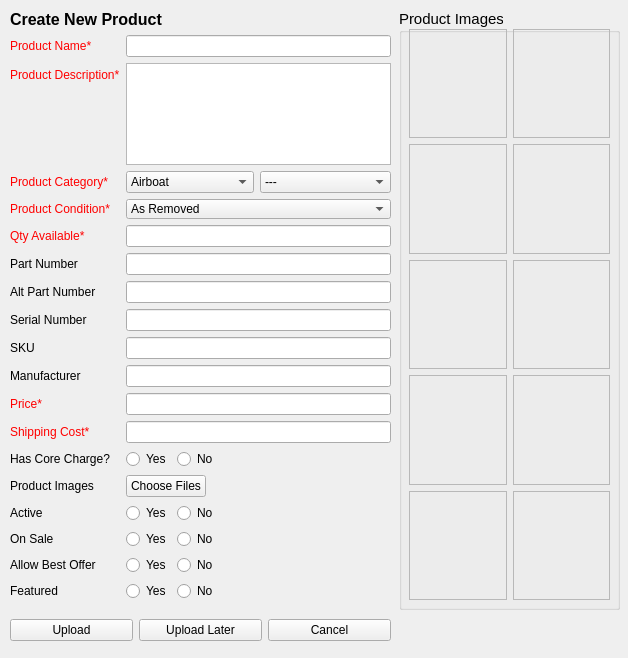
<?xml version="1.0" encoding="UTF-8"?>
<ui version="4.0">
 <class>ListItemWidget</class>
 <widget class="QWidget" name="ListItemWidget">
  <property name="geometry">
   <rect>
    <x>0</x>
    <y>0</y>
    <width>628</width>
    <height>658</height>
   </rect>
  </property>
  <property name="sizePolicy">
   <sizepolicy hsizetype="Fixed" vsizetype="Fixed">
    <horstretch>0</horstretch>
    <verstretch>0</verstretch>
   </sizepolicy>
  </property>
  <property name="maximumSize">
   <size>
    <width>628</width>
    <height>658</height>
   </size>
  </property>
  <property name="windowTitle">
   <string>List a Product</string>
  </property>
  <widget class="QWidget" name="verticalLayoutWidget">
   <property name="geometry">
    <rect>
     <x>10</x>
     <y>10</y>
     <width>381</width>
     <height>591</height>
    </rect>
   </property>
   <layout class="QVBoxLayout" name="verticalLayout">
    <item>
     <widget class="QLabel" name="newproduct_lbl">
      <property name="sizePolicy">
       <sizepolicy hsizetype="Fixed" vsizetype="Fixed">
        <horstretch>0</horstretch>
        <verstretch>0</verstretch>
       </sizepolicy>
      </property>
      <property name="font">
       <font>
        <pointsize>12</pointsize>
        <weight>75</weight>
        <bold>true</bold>
       </font>
      </property>
      <property name="text">
       <string>Create New Product</string>
      </property>
     </widget>
    </item>
    <item>
     <layout class="QFormLayout" name="formLayout">
      <item row="0" column="0">
       <widget class="QLabel" name="name_lbl">
        <property name="styleSheet">
         <string notr="true">color: rgb(255, 0, 0);</string>
        </property>
        <property name="text">
         <string>Product Name*</string>
        </property>
       </widget>
      </item>
      <item row="0" column="1">
       <widget class="QLineEdit" name="name_le"/>
      </item>
      <item row="1" column="0">
       <widget class="QLabel" name="desc_lbl">
        <property name="styleSheet">
         <string notr="true">color: rgb(255, 0, 0);</string>
        </property>
        <property name="text">
         <string>Product Description*</string>
        </property>
       </widget>
      </item>
      <item row="1" column="1">
       <widget class="QTextEdit" name="desc_te">
        <property name="textInteractionFlags">
         <set>Qt::LinksAccessibleByKeyboard|Qt::LinksAccessibleByMouse|Qt::TextBrowserInteraction|Qt::TextEditable|Qt::TextEditorInteraction|Qt::TextSelectableByKeyboard|Qt::TextSelectableByMouse</set>
        </property>
       </widget>
      </item>
      <item row="2" column="0">
       <widget class="QLabel" name="cat_lbl">
        <property name="styleSheet">
         <string notr="true">color: rgb(255, 0, 0);</string>
        </property>
        <property name="text">
         <string>Product Category*</string>
        </property>
       </widget>
      </item>
      <item row="2" column="1">
       <layout class="QHBoxLayout" name="horizontalLayout_10">
        <item>
         <widget class="QComboBox" name="cat_options">
          <property name="sizePolicy">
           <sizepolicy hsizetype="Fixed" vsizetype="Fixed">
            <horstretch>0</horstretch>
            <verstretch>0</verstretch>
           </sizepolicy>
          </property>
          <property name="currentIndex">
           <number>0</number>
          </property>
          <property name="sizeAdjustPolicy">
           <enum>QComboBox::AdjustToContentsOnFirstShow</enum>
          </property>
          <item>
           <property name="text">
            <string>Airboat</string>
           </property>
          </item>
          <item>
           <property name="text">
            <string>Aircraft For Sale</string>
           </property>
          </item>
          <item>
           <property name="text">
            <string>New Item</string>
           </property>
          </item>
          <item>
           <property name="text">
            <string>Airframe</string>
           </property>
          </item>
          <item>
           <property name="text">
            <string>Art</string>
           </property>
          </item>
          <item>
           <property name="text">
            <string>Avionics</string>
           </property>
          </item>
          <item>
           <property name="text">
            <string>Electrical</string>
           </property>
          </item>
          <item>
           <property name="text">
            <string>Experimental</string>
           </property>
          </item>
          <item>
           <property name="text">
            <string>Hardware &amp; Tools</string>
           </property>
          </item>
          <item>
           <property name="text">
            <string>Landing Gear</string>
           </property>
          </item>
          <item>
           <property name="text">
            <string>Misc</string>
           </property>
          </item>
          <item>
           <property name="text">
            <string>Pilot Supplies</string>
           </property>
          </item>
          <item>
           <property name="text">
            <string>Powerplant</string>
           </property>
          </item>
          <item>
           <property name="text">
            <string>Wheels &amp; Brakes</string>
           </property>
          </item>
         </widget>
        </item>
        <item>
         <widget class="QComboBox" name="subcat_options">
          <item>
           <property name="text">
            <string>---</string>
           </property>
          </item>
          <item>
           <property name="text">
            <string>Aerobatic</string>
           </property>
          </item>
          <item>
           <property name="text">
            <string>Aeronca</string>
           </property>
          </item>
          <item>
           <property name="text">
            <string>Amphibian</string>
           </property>
          </item>
          <item>
           <property name="text">
            <string>Antique</string>
           </property>
          </item>
          <item>
           <property name="text">
            <string>Beechcraft</string>
           </property>
          </item>
          <item>
           <property name="text">
            <string>Bellanca</string>
           </property>
          </item>
          <item>
           <property name="text">
            <string>Cessna</string>
           </property>
          </item>
          <item>
           <property name="text">
            <string>Cirrus</string>
           </property>
          </item>
          <item>
           <property name="text">
            <string>Control Surfaces</string>
           </property>
          </item>
          <item>
           <property name="text">
            <string>General Parts</string>
           </property>
          </item>
          <item>
           <property name="text">
            <string>Helicopter</string>
           </property>
          </item>
          <item>
           <property name="text">
            <string>Interior</string>
           </property>
          </item>
          <item>
           <property name="text">
            <string>Luscombe</string>
           </property>
          </item>
          <item>
           <property name="text">
            <string>Mooney</string>
           </property>
          </item>
          <item>
           <property name="text">
            <string>Other</string>
           </property>
          </item>
          <item>
           <property name="text">
            <string>Piper</string>
           </property>
          </item>
          <item>
           <property name="text">
            <string>Taylorcraft</string>
           </property>
          </item>
          <item>
           <property name="text">
            <string>Warbird</string>
           </property>
          </item>
          <item>
           <property name="text">
            <string>Antennas</string>
           </property>
          </item>
          <item>
           <property name="text">
            <string>Audio Panels</string>
           </property>
          </item>
          <item>
           <property name="text">
            <string>AutoPilot</string>
           </property>
          </item>
          <item>
           <property name="text">
            <string>ELTs</string>
           </property>
          </item>
          <item>
           <property name="text">
            <string>Engine Monitors</string>
           </property>
          </item>
          <item>
           <property name="text">
            <string>GPS</string>
           </property>
          </item>
          <item>
           <property name="text">
            <string>Indicators</string>
           </property>
          </item>
          <item>
           <property name="text">
            <string>Intercoms</string>
           </property>
          </item>
          <item>
           <property name="text">
            <string>Nav/Coms</string>
           </property>
          </item>
          <item>
           <property name="text">
            <string>Other</string>
           </property>
          </item>
          <item>
           <property name="text">
            <string>Packages</string>
           </property>
          </item>
          <item>
           <property name="text">
            <string>Pitot Tubes</string>
           </property>
          </item>
          <item>
           <property name="text">
            <string>Transponders</string>
           </property>
          </item>
          <item>
           <property name="text">
            <string>Trays &amp; Connectors</string>
           </property>
          </item>
          <item>
           <property name="text">
            <string>Weather Systems</string>
           </property>
          </item>
          <item>
           <property name="text">
            <string>Batteries</string>
           </property>
          </item>
          <item>
           <property name="text">
            <string>Lighting</string>
           </property>
          </item>
          <item>
           <property name="text">
            <string>Other</string>
           </property>
          </item>
          <item>
           <property name="text">
            <string>Jacks</string>
           </property>
          </item>
          <item>
           <property name="text">
            <string>Nuts &amp; Bolts</string>
           </property>
          </item>
          <item>
           <property name="text">
            <string>Other</string>
           </property>
          </item>
          <item>
           <property name="text">
            <string>Rivets</string>
           </property>
          </item>
          <item>
           <property name="text">
            <string>Testing Equipment</string>
           </property>
          </item>
          <item>
           <property name="text">
            <string>Tools</string>
           </property>
          </item>
          <item>
           <property name="text">
            <string>Amphibian</string>
           </property>
          </item>
          <item>
           <property name="text">
            <string>Skis</string>
           </property>
          </item>
          <item>
           <property name="text">
            <string>Tailwheel</string>
           </property>
          </item>
          <item>
           <property name="text">
            <string>Tires &amp; Tubes</string>
           </property>
          </item>
          <item>
           <property name="text">
            <string>Wheels &amp; Brakes</string>
           </property>
          </item>
          <item>
           <property name="text">
            <string>Aviator Accessories</string>
           </property>
          </item>
          <item>
           <property name="text">
            <string>Bags</string>
           </property>
          </item>
          <item>
           <property name="text">
            <string>Books</string>
           </property>
          </item>
          <item>
           <property name="text">
            <string>Collectibles</string>
           </property>
          </item>
          <item>
           <property name="text">
            <string>Covers &amp; Accessories</string>
           </property>
          </item>
          <item>
           <property name="text">
            <string>Headsets</string>
           </property>
          </item>
          <item>
           <property name="text">
            <string>Manuals</string>
           </property>
          </item>
          <item>
           <property name="text">
            <string>Oils, Liquids &amp; Sprays</string>
           </property>
          </item>
          <item>
           <property name="text">
            <string>Other</string>
           </property>
          </item>
          <item>
           <property name="text">
            <string>Pilot Wear</string>
           </property>
          </item>
          <item>
           <property name="text">
            <string>Safety</string>
           </property>
          </item>
          <item>
           <property name="text">
            <string>Stickers &amp; Decals</string>
           </property>
          </item>
          <item>
           <property name="text">
            <string>Tow</string>
           </property>
          </item>
          <item>
           <property name="text">
            <string>Engine Parts</string>
           </property>
          </item>
          <item>
           <property name="text">
            <string>Engines</string>
           </property>
          </item>
          <item>
           <property name="text">
            <string>Environmental</string>
           </property>
          </item>
          <item>
           <property name="text">
            <string>Exhaust</string>
           </property>
          </item>
          <item>
           <property name="text">
            <string>Fuel System</string>
           </property>
          </item>
          <item>
           <property name="text">
            <string>General Parts</string>
           </property>
          </item>
          <item>
           <property name="text">
            <string>Propellers</string>
           </property>
          </item>
         </widget>
        </item>
       </layout>
      </item>
      <item row="3" column="0">
       <widget class="QLabel" name="cond_lbl">
        <property name="styleSheet">
         <string notr="true">color: rgb(255, 0, 0);</string>
        </property>
        <property name="text">
         <string>Product Condition*</string>
        </property>
       </widget>
      </item>
      <item row="3" column="1">
       <widget class="QComboBox" name="cond_options">
        <property name="sizePolicy">
         <sizepolicy hsizetype="Ignored" vsizetype="Fixed">
          <horstretch>0</horstretch>
          <verstretch>0</verstretch>
         </sizepolicy>
        </property>
        <property name="minimumSize">
         <size>
          <width>50</width>
          <height>20</height>
         </size>
        </property>
        <property name="baseSize">
         <size>
          <width>50</width>
          <height>0</height>
         </size>
        </property>
        <item>
         <property name="text">
          <string>As Removed</string>
         </property>
        </item>
        <item>
         <property name="text">
          <string>Serviceable</string>
         </property>
        </item>
        <item>
         <property name="text">
          <string>Overhauled</string>
         </property>
        </item>
        <item>
         <property name="text">
          <string>New Stock</string>
         </property>
        </item>
        <item>
         <property name="text">
          <string>Repairable</string>
         </property>
        </item>
        <item>
         <property name="text">
          <string>New Surplus (NOS)</string>
         </property>
        </item>
        <item>
         <property name="text">
          <string>Beyond Repair</string>
         </property>
        </item>
        <item>
         <property name="text">
          <string>Unknown</string>
         </property>
        </item>
        <item>
         <property name="text">
          <string>Core</string>
         </property>
        </item>
       </widget>
      </item>
      <item row="4" column="0">
       <widget class="QLabel" name="qty_lbl">
        <property name="text">
         <string>&lt;html&gt;&lt;head/&gt;&lt;body&gt;&lt;p&gt;&lt;span style=&quot; color:#ff0000;&quot;&gt;Qty Available*&lt;/span&gt;&lt;/p&gt;&lt;/body&gt;&lt;/html&gt;</string>
        </property>
       </widget>
      </item>
      <item row="4" column="1">
       <widget class="QLineEdit" name="qty_le"/>
      </item>
      <item row="5" column="0">
       <widget class="QLabel" name="mpn_lbl">
        <property name="text">
         <string>Part Number</string>
        </property>
       </widget>
      </item>
      <item row="5" column="1">
       <widget class="QLineEdit" name="pn_le"/>
      </item>
      <item row="6" column="0">
       <widget class="QLabel" name="ampn_lbl">
        <property name="text">
         <string>Alt Part Number</string>
        </property>
       </widget>
      </item>
      <item row="6" column="1">
       <widget class="QLineEdit" name="apn_le"/>
      </item>
      <item row="7" column="0">
       <widget class="QLabel" name="sn_lbl">
        <property name="text">
         <string>Serial Number</string>
        </property>
       </widget>
      </item>
      <item row="7" column="1">
       <widget class="QLineEdit" name="sn_le"/>
      </item>
      <item row="8" column="0">
       <widget class="QLabel" name="sku_lbl">
        <property name="text">
         <string>SKU</string>
        </property>
       </widget>
      </item>
      <item row="8" column="1">
       <widget class="QLineEdit" name="sku_le"/>
      </item>
      <item row="9" column="0">
       <widget class="QLabel" name="mfr_lbl">
        <property name="text">
         <string>Manufacturer</string>
        </property>
       </widget>
      </item>
      <item row="9" column="1">
       <widget class="QLineEdit" name="mfr_le"/>
      </item>
      <item row="10" column="0">
       <widget class="QLabel" name="price_lbl">
        <property name="styleSheet">
         <string notr="true">color: rgb(255, 0, 0);</string>
        </property>
        <property name="text">
         <string>Price*</string>
        </property>
       </widget>
      </item>
      <item row="10" column="1">
       <widget class="QLineEdit" name="price_le"/>
      </item>
      <item row="11" column="0">
       <widget class="QLabel" name="ship_lbl">
        <property name="styleSheet">
         <string notr="true">color: rgb(255, 0, 0);</string>
        </property>
        <property name="text">
         <string>Shipping Cost*</string>
        </property>
       </widget>
      </item>
      <item row="11" column="1">
       <widget class="QLineEdit" name="ship_le"/>
      </item>
      <item row="12" column="0">
       <widget class="QLabel" name="core_lbl">
        <property name="text">
         <string>Has Core Charge?</string>
        </property>
       </widget>
      </item>
      <item row="12" column="1">
       <layout class="QHBoxLayout" name="horizontalLayout">
        <item>
         <widget class="QRadioButton" name="core_yes">
          <property name="sizePolicy">
           <sizepolicy hsizetype="Fixed" vsizetype="Fixed">
            <horstretch>0</horstretch>
            <verstretch>0</verstretch>
           </sizepolicy>
          </property>
          <property name="text">
           <string>Yes</string>
          </property>
          <attribute name="buttonGroup">
           <string notr="true">core_btnGroup</string>
          </attribute>
         </widget>
        </item>
        <item>
         <widget class="QRadioButton" name="core_no">
          <property name="sizePolicy">
           <sizepolicy hsizetype="Minimum" vsizetype="Fixed">
            <horstretch>0</horstretch>
            <verstretch>0</verstretch>
           </sizepolicy>
          </property>
          <property name="text">
           <string>No</string>
          </property>
          <attribute name="buttonGroup">
           <string notr="true">core_btnGroup</string>
          </attribute>
         </widget>
        </item>
       </layout>
      </item>
      <item row="13" column="0">
       <widget class="QLabel" name="img_lbl">
        <property name="text">
         <string>Product Images</string>
        </property>
       </widget>
      </item>
      <item row="13" column="1">
       <widget class="QPushButton" name="img_upload_btn">
        <property name="sizePolicy">
         <sizepolicy hsizetype="Fixed" vsizetype="Fixed">
          <horstretch>0</horstretch>
          <verstretch>0</verstretch>
         </sizepolicy>
        </property>
        <property name="text">
         <string>Choose Files</string>
        </property>
       </widget>
      </item>
      <item row="14" column="0">
       <widget class="QLabel" name="active_lbl">
        <property name="text">
         <string>Active</string>
        </property>
       </widget>
      </item>
      <item row="14" column="1">
       <layout class="QHBoxLayout" name="horizontalLayout_6">
        <item>
         <widget class="QRadioButton" name="active_yes">
          <property name="sizePolicy">
           <sizepolicy hsizetype="Fixed" vsizetype="Fixed">
            <horstretch>0</horstretch>
            <verstretch>0</verstretch>
           </sizepolicy>
          </property>
          <property name="text">
           <string>Yes</string>
          </property>
          <attribute name="buttonGroup">
           <string notr="true">active_btnGroup</string>
          </attribute>
         </widget>
        </item>
        <item>
         <widget class="QRadioButton" name="active_no">
          <property name="text">
           <string>No</string>
          </property>
          <attribute name="buttonGroup">
           <string notr="true">active_btnGroup</string>
          </attribute>
         </widget>
        </item>
       </layout>
      </item>
      <item row="15" column="0">
       <widget class="QLabel" name="onsale_lbl">
        <property name="text">
         <string>On Sale</string>
        </property>
       </widget>
      </item>
      <item row="15" column="1">
       <layout class="QHBoxLayout" name="horizontalLayout_7">
        <item>
         <widget class="QRadioButton" name="sale_yes">
          <property name="sizePolicy">
           <sizepolicy hsizetype="Fixed" vsizetype="Fixed">
            <horstretch>0</horstretch>
            <verstretch>0</verstretch>
           </sizepolicy>
          </property>
          <property name="text">
           <string>Yes</string>
          </property>
          <attribute name="buttonGroup">
           <string notr="true">sale_btnGroup</string>
          </attribute>
         </widget>
        </item>
        <item>
         <widget class="QRadioButton" name="sale_no">
          <property name="text">
           <string>No</string>
          </property>
          <attribute name="buttonGroup">
           <string notr="true">sale_btnGroup</string>
          </attribute>
         </widget>
        </item>
       </layout>
      </item>
      <item row="16" column="0">
       <widget class="QLabel" name="offer_lbl">
        <property name="text">
         <string>Allow Best Offer</string>
        </property>
       </widget>
      </item>
      <item row="16" column="1">
       <layout class="QHBoxLayout" name="horizontalLayout_8">
        <item>
         <widget class="QRadioButton" name="offer_yes">
          <property name="sizePolicy">
           <sizepolicy hsizetype="Fixed" vsizetype="Fixed">
            <horstretch>0</horstretch>
            <verstretch>0</verstretch>
           </sizepolicy>
          </property>
          <property name="text">
           <string>Yes</string>
          </property>
          <attribute name="buttonGroup">
           <string notr="true">offer_btnGroup</string>
          </attribute>
         </widget>
        </item>
        <item>
         <widget class="QRadioButton" name="offer_no">
          <property name="text">
           <string>No</string>
          </property>
          <attribute name="buttonGroup">
           <string notr="true">offer_btnGroup</string>
          </attribute>
         </widget>
        </item>
       </layout>
      </item>
      <item row="17" column="0">
       <widget class="QLabel" name="feat_lbl">
        <property name="text">
         <string>Featured</string>
        </property>
       </widget>
      </item>
      <item row="17" column="1">
       <layout class="QHBoxLayout" name="horizontalLayout_9">
        <item>
         <widget class="QRadioButton" name="feat_yes">
          <property name="sizePolicy">
           <sizepolicy hsizetype="Fixed" vsizetype="Fixed">
            <horstretch>0</horstretch>
            <verstretch>0</verstretch>
           </sizepolicy>
          </property>
          <property name="text">
           <string>Yes</string>
          </property>
          <attribute name="buttonGroup">
           <string notr="true">feat_btnGroup</string>
          </attribute>
         </widget>
        </item>
        <item>
         <widget class="QRadioButton" name="feat_no">
          <property name="text">
           <string>No</string>
          </property>
          <attribute name="buttonGroup">
           <string notr="true">feat_btnGroup</string>
          </attribute>
         </widget>
        </item>
       </layout>
      </item>
     </layout>
    </item>
   </layout>
  </widget>
  <widget class="QGroupBox" name="img_groupbox">
   <property name="geometry">
    <rect>
     <x>399</x>
     <y>9</y>
     <width>221</width>
     <height>601</height>
    </rect>
   </property>
   <property name="font">
    <font>
     <pointsize>11</pointsize>
     <weight>50</weight>
     <bold>false</bold>
     <underline>false</underline>
    </font>
   </property>
   <property name="contextMenuPolicy">
    <enum>Qt::NoContextMenu</enum>
   </property>
   <property name="title">
    <string>Product Images</string>
   </property>
   <widget class="QWidget" name="gridLayoutWidget">
    <property name="geometry">
     <rect>
      <x>10</x>
      <y>20</y>
      <width>201</width>
      <height>571</height>
     </rect>
    </property>
    <layout class="QGridLayout" name="gridLayout">
     <item row="1" column="0">
      <widget class="QLabel" name="img3_lbl">
       <property name="baseSize">
        <size>
         <width>97</width>
         <height>109</height>
        </size>
       </property>
       <property name="focusPolicy">
        <enum>Qt::ClickFocus</enum>
       </property>
       <property name="contextMenuPolicy">
        <enum>Qt::CustomContextMenu</enum>
       </property>
       <property name="frameShape">
        <enum>QFrame::StyledPanel</enum>
       </property>
       <property name="text">
        <string/>
       </property>
      </widget>
     </item>
     <item row="2" column="1">
      <widget class="QLabel" name="img6_lbl">
       <property name="baseSize">
        <size>
         <width>97</width>
         <height>109</height>
        </size>
       </property>
       <property name="focusPolicy">
        <enum>Qt::ClickFocus</enum>
       </property>
       <property name="contextMenuPolicy">
        <enum>Qt::CustomContextMenu</enum>
       </property>
       <property name="frameShape">
        <enum>QFrame::StyledPanel</enum>
       </property>
       <property name="text">
        <string/>
       </property>
      </widget>
     </item>
     <item row="3" column="0">
      <widget class="QLabel" name="img7_lbl">
       <property name="baseSize">
        <size>
         <width>97</width>
         <height>109</height>
        </size>
       </property>
       <property name="focusPolicy">
        <enum>Qt::ClickFocus</enum>
       </property>
       <property name="contextMenuPolicy">
        <enum>Qt::CustomContextMenu</enum>
       </property>
       <property name="frameShape">
        <enum>QFrame::StyledPanel</enum>
       </property>
       <property name="text">
        <string/>
       </property>
      </widget>
     </item>
     <item row="3" column="1">
      <widget class="QLabel" name="img8_lbl">
       <property name="baseSize">
        <size>
         <width>97</width>
         <height>109</height>
        </size>
       </property>
       <property name="focusPolicy">
        <enum>Qt::ClickFocus</enum>
       </property>
       <property name="contextMenuPolicy">
        <enum>Qt::CustomContextMenu</enum>
       </property>
       <property name="frameShape">
        <enum>QFrame::StyledPanel</enum>
       </property>
       <property name="text">
        <string/>
       </property>
      </widget>
     </item>
     <item row="2" column="0">
      <widget class="QLabel" name="img5_lbl">
       <property name="baseSize">
        <size>
         <width>97</width>
         <height>109</height>
        </size>
       </property>
       <property name="focusPolicy">
        <enum>Qt::ClickFocus</enum>
       </property>
       <property name="contextMenuPolicy">
        <enum>Qt::CustomContextMenu</enum>
       </property>
       <property name="frameShape">
        <enum>QFrame::StyledPanel</enum>
       </property>
       <property name="text">
        <string/>
       </property>
      </widget>
     </item>
     <item row="1" column="1">
      <widget class="QLabel" name="img4_lbl">
       <property name="baseSize">
        <size>
         <width>97</width>
         <height>109</height>
        </size>
       </property>
       <property name="focusPolicy">
        <enum>Qt::ClickFocus</enum>
       </property>
       <property name="contextMenuPolicy">
        <enum>Qt::CustomContextMenu</enum>
       </property>
       <property name="frameShape">
        <enum>QFrame::StyledPanel</enum>
       </property>
       <property name="text">
        <string/>
       </property>
      </widget>
     </item>
     <item row="0" column="0">
      <widget class="QLabel" name="img1_lbl">
       <property name="baseSize">
        <size>
         <width>97</width>
         <height>109</height>
        </size>
       </property>
       <property name="focusPolicy">
        <enum>Qt::ClickFocus</enum>
       </property>
       <property name="contextMenuPolicy">
        <enum>Qt::CustomContextMenu</enum>
       </property>
       <property name="frameShape">
        <enum>QFrame::StyledPanel</enum>
       </property>
       <property name="text">
        <string/>
       </property>
      </widget>
     </item>
     <item row="0" column="1">
      <widget class="QLabel" name="img2_lbl">
       <property name="baseSize">
        <size>
         <width>97</width>
         <height>109</height>
        </size>
       </property>
       <property name="focusPolicy">
        <enum>Qt::ClickFocus</enum>
       </property>
       <property name="contextMenuPolicy">
        <enum>Qt::CustomContextMenu</enum>
       </property>
       <property name="frameShape">
        <enum>QFrame::StyledPanel</enum>
       </property>
       <property name="text">
        <string/>
       </property>
      </widget>
     </item>
     <item row="4" column="0">
      <widget class="QLabel" name="img9_lbl">
       <property name="baseSize">
        <size>
         <width>97</width>
         <height>109</height>
        </size>
       </property>
       <property name="focusPolicy">
        <enum>Qt::ClickFocus</enum>
       </property>
       <property name="contextMenuPolicy">
        <enum>Qt::CustomContextMenu</enum>
       </property>
       <property name="frameShape">
        <enum>QFrame::StyledPanel</enum>
       </property>
       <property name="text">
        <string/>
       </property>
      </widget>
     </item>
     <item row="4" column="1">
      <widget class="QLabel" name="img10_lbl">
       <property name="baseSize">
        <size>
         <width>97</width>
         <height>109</height>
        </size>
       </property>
       <property name="focusPolicy">
        <enum>Qt::ClickFocus</enum>
       </property>
       <property name="contextMenuPolicy">
        <enum>Qt::CustomContextMenu</enum>
       </property>
       <property name="frameShape">
        <enum>QFrame::StyledPanel</enum>
       </property>
       <property name="text">
        <string/>
       </property>
      </widget>
     </item>
    </layout>
    <zorder>img10_lbl</zorder>
    <zorder>img9_lbl</zorder>
    <zorder>img7_lbl</zorder>
    <zorder>img2_lbl</zorder>
    <zorder>img5_lbl</zorder>
    <zorder>img8_lbl</zorder>
    <zorder>img6_lbl</zorder>
    <zorder>img4_lbl</zorder>
    <zorder>img1_lbl</zorder>
    <zorder>img3_lbl</zorder>
   </widget>
  </widget>
  <widget class="QWidget" name="horizontalLayoutWidget_7">
   <property name="geometry">
    <rect>
     <x>10</x>
     <y>610</y>
     <width>381</width>
     <height>41</height>
    </rect>
   </property>
   <layout class="QHBoxLayout" name="horizontalLayout_11">
    <item>
     <widget class="QPushButton" name="upload_new_button">
      <property name="text">
       <string>Upload</string>
      </property>
     </widget>
    </item>
    <item>
     <widget class="QPushButton" name="save_templ_button">
      <property name="text">
       <string>Upload Later</string>
      </property>
     </widget>
    </item>
    <item>
     <widget class="QPushButton" name="cancel_new_button">
      <property name="text">
       <string>Cancel</string>
      </property>
     </widget>
    </item>
   </layout>
  </widget>
  <zorder>img_groupbox</zorder>
  <zorder>verticalLayoutWidget</zorder>
  <zorder>horizontalLayoutWidget_7</zorder>
 </widget>
 <resources/>
 <connections>
  <connection>
   <sender>cat_options</sender>
   <signal>activated(int)</signal>
   <receiver>subcat_options</receiver>
   <slot>update()</slot>
   <hints>
    <hint type="sourcelabel">
     <x>173</x>
     <y>156</y>
    </hint>
    <hint type="destinationlabel">
     <x>311</x>
     <y>156</y>
    </hint>
   </hints>
  </connection>
  <connection>
   <sender>name_le</sender>
   <signal>returnPressed()</signal>
   <receiver>desc_te</receiver>
   <slot>setFocus()</slot>
   <hints>
    <hint type="sourcelabel">
     <x>252</x>
     <y>46</y>
    </hint>
    <hint type="destinationlabel">
     <x>252</x>
     <y>122</y>
    </hint>
   </hints>
  </connection>
  <connection>
   <sender>qty_le</sender>
   <signal>returnPressed()</signal>
   <receiver>pn_le</receiver>
   <slot>setFocus()</slot>
   <hints>
    <hint type="sourcelabel">
     <x>252</x>
     <y>252</y>
    </hint>
    <hint type="destinationlabel">
     <x>252</x>
     <y>278</y>
    </hint>
   </hints>
  </connection>
  <connection>
   <sender>pn_le</sender>
   <signal>returnPressed()</signal>
   <receiver>apn_le</receiver>
   <slot>setFocus()</slot>
   <hints>
    <hint type="sourcelabel">
     <x>252</x>
     <y>278</y>
    </hint>
    <hint type="destinationlabel">
     <x>252</x>
     <y>304</y>
    </hint>
   </hints>
  </connection>
  <connection>
   <sender>apn_le</sender>
   <signal>returnPressed()</signal>
   <receiver>sn_le</receiver>
   <slot>setFocus()</slot>
   <hints>
    <hint type="sourcelabel">
     <x>252</x>
     <y>304</y>
    </hint>
    <hint type="destinationlabel">
     <x>252</x>
     <y>330</y>
    </hint>
   </hints>
  </connection>
  <connection>
   <sender>sn_le</sender>
   <signal>returnPressed()</signal>
   <receiver>sku_le</receiver>
   <slot>setFocus()</slot>
   <hints>
    <hint type="sourcelabel">
     <x>252</x>
     <y>330</y>
    </hint>
    <hint type="destinationlabel">
     <x>252</x>
     <y>356</y>
    </hint>
   </hints>
  </connection>
  <connection>
   <sender>sku_le</sender>
   <signal>returnPressed()</signal>
   <receiver>mfr_le</receiver>
   <slot>setFocus()</slot>
   <hints>
    <hint type="sourcelabel">
     <x>252</x>
     <y>356</y>
    </hint>
    <hint type="destinationlabel">
     <x>252</x>
     <y>382</y>
    </hint>
   </hints>
  </connection>
  <connection>
   <sender>mfr_le</sender>
   <signal>returnPressed()</signal>
   <receiver>price_le</receiver>
   <slot>setFocus()</slot>
   <hints>
    <hint type="sourcelabel">
     <x>252</x>
     <y>382</y>
    </hint>
    <hint type="destinationlabel">
     <x>252</x>
     <y>408</y>
    </hint>
   </hints>
  </connection>
  <connection>
   <sender>price_le</sender>
   <signal>returnPressed()</signal>
   <receiver>ship_le</receiver>
   <slot>setFocus()</slot>
   <hints>
    <hint type="sourcelabel">
     <x>252</x>
     <y>408</y>
    </hint>
    <hint type="destinationlabel">
     <x>252</x>
     <y>434</y>
    </hint>
   </hints>
  </connection>
  <connection>
   <sender>core_yes</sender>
   <signal>clicked()</signal>
   <receiver>apn_le</receiver>
   <slot>setFocus()</slot>
   <hints>
    <hint type="sourcelabel">
     <x>137</x>
     <y>460</y>
    </hint>
    <hint type="destinationlabel">
     <x>252</x>
     <y>304</y>
    </hint>
   </hints>
  </connection>
  <connection>
   <sender>cancel_new_button</sender>
   <signal>clicked()</signal>
   <receiver>ListItemWidget</receiver>
   <slot>close()</slot>
   <hints>
    <hint type="sourcelabel">
     <x>200</x>
     <y>630</y>
    </hint>
    <hint type="destinationlabel">
     <x>313</x>
     <y>328</y>
    </hint>
   </hints>
  </connection>
 </connections>
 <buttongroups>
  <buttongroup name="sale_btnGroup"/>
  <buttongroup name="core_btnGroup"/>
  <buttongroup name="active_btnGroup"/>
  <buttongroup name="offer_btnGroup"/>
  <buttongroup name="feat_btnGroup"/>
 </buttongroups>
</ui>
